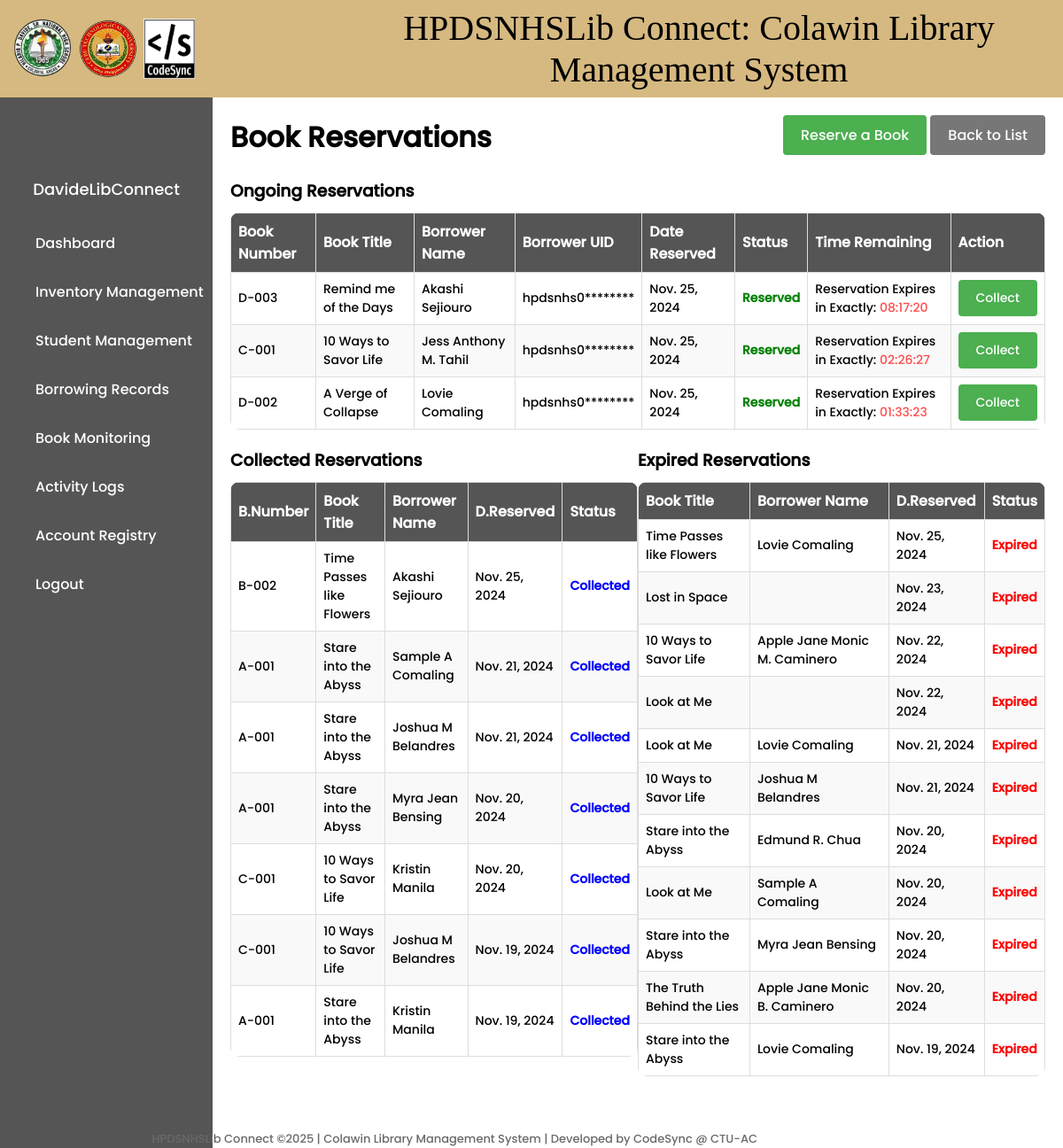
Before: /reservation-list/ (signed in) with the older database file.
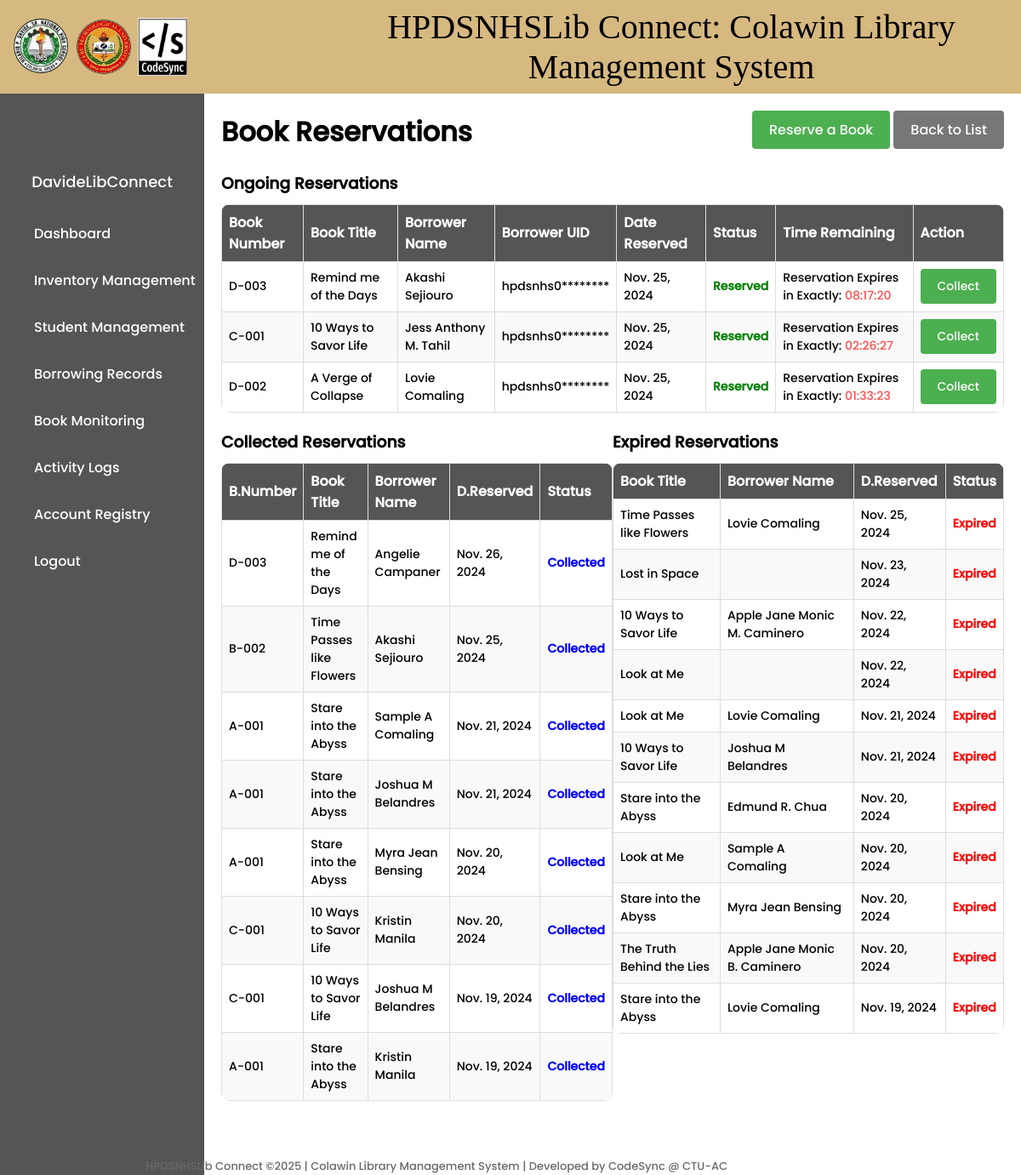
After: the same page with the newer database file.
### library/models.py (models this page shows, shortened)
class CustomUser(AbstractBaseUser, PermissionsMixin):
    HEAD_LIBRARIAN = 'Head Librarian'
    ASSISTANT_LIBRARIAN = 'Assistant Librarian'
    ROLE_CHOICES = (
        ('Head Librarian', 'Head Librarian'),
        ('Assistant Librarian', 'Assistant Librarian'),
    )
    username = models.CharField(max_length=150, unique=True)
    first_name = models.CharField(max_length=30)
    middle_name = models.CharField(max_length=30, blank=True)
    last_name = models.CharField(max_length=30)
    admin_id = models.CharField(max_length=255, unique=True)
    is_staff = models.BooleanField(default=False)
    is_active = models.BooleanField(default=True)
    is_superuser = models.BooleanField(default=False)
    role = models.CharField(max_length=20, choices=ROLE_CHOICES, default='Assistant Librarian')
    qr_code = models.ImageField(upload_to='qr_codes', blank=True, null=True)
    temporary_password = models.CharField(max_length=128, blank=True, null=True)  # New temporary password field
    objects = CustomUserManager()
    USERNAME_FIELD = 'username'
    REQUIRED_FIELDS = ['first_name', 'last_name', 'admin_id']

class BookReservation(models.Model):
    reservation_number = models.AutoField(primary_key=True)
    book_number = models.CharField(max_length=20, blank=True)
    book_title = models.CharField(max_length=200, blank=True)
    author = models.CharField(max_length=200, blank=True)
    borrower_uid_number = models.CharField(max_length=20)
    borrower_name = models.CharField(max_length=100, blank=True)
    reservation_date = models.DateTimeField(auto_now_add=True)
    collected_date = models.DateTimeField(blank=True, null=True)
    due_date = models.DateTimeField(blank=True, null=True)
    librarian_name = models.CharField(max_length=100, blank=True)
    status = models.CharField(max_length=50, default='Reserved')
    penalty = models.CharField(max_length=255, blank=True, null=True)
    def save(self, *args, **kwargs):
        if self.book_number:
            try:
                book = BookInventory.objects.get(book_number=self.book_number)
                self.book_title = book.book_title
                self.author = book.author
            except BookInventory.DoesNotExist:
                self.book_title = ""
                self.author = ""
        if self.borrower_uid_number:
            try:
                borrower = Borrower.objects.get(borrower_uid=self.borrower_uid_number)
                self.borrower_name = borrower.borrower_name
            except Borrower.DoesNotExist:
                self.borrower_name = ""
        if self.reservation_date and timezone.is_naive(self.reservation_date):
            self.reservation_date = timezone.make_aware(self.reservation_date, timezone.get_current_timezone())
        if self.collected_date and timezone.is_naive(self.collected_date):
            self.collected_date = timezone.make_aware(self.collected_date, timezone.get_current_timezone())
        if self.due_date and timezone.is_naive(self.due_date):
            self.due_date = timezone.make_aware(self.due_date, timezone.get_current_timezone())
        super().save(*args, **kwargs)

### library/views.py (the view)
# urls.py: path('reservation-list/', views.reservation_list, name='reservation-list'),
@login_required
def reservation_list(request):
    expire_reservations()
    reservations = BookReservation.objects.all()
    ongoing_reservations = reservations.filter(status='Reserved')
    collected_reservations = reservations.filter(status='Collected').order_by('-reservation_date')
    expired_reservations = reservations.filter(status='Expired')
    for reservation in ongoing_reservations:
        reservation.time_remaining = max(
            timedelta(hours=24) - (timezone.now() - reservation.reservation_date),
            timedelta(0)
        )
    ongoing_reservations = sorted(
        ongoing_reservations,
        key=lambda x: x.reservation_date,
        reverse=True
    )
    expired_reservations = sorted(
        expired_reservations,
        key=lambda x: x.reservation_date,
        reverse=True
    )
    context = {
        'ongoing_reservations': ongoing_reservations,
        'collected_reservations': collected_reservations,
        'expired_reservations': expired_reservations,
    }
    return render(request, 'library/reservation_list.html', context)

### library/templates/library/reservation_list.html (shortened to what this page needs)
{% extends 'main.html' %}
{% load static %}
{% block content %}
<!DOCTYPE html>
<html>
<head>
</head>
<body>
    <div class="main-content">
        <div style="display: flex; flex-direction: row; justify-content: space-between;">
        <h1>Book Reservations</h1>
        <div style="margin-top: 20px;">
        <a href="{% url 'reserve-book' %}" class="btn-back" style="background-color: #4CAF50;">Reserve a Book</a>
        <a href="javascript:void(0);" class="btn-back" onclick="history.back();">Back to List</a>
        </div>
        </div>
        <div class="table-container">
            <div class="table-wrapper" style="width: 100%;">
                <h3 style="margin: 0 0 10px;">Ongoing Reservations</h3>
                <table>
                    <thead>
                        <tr>
                            <th>Book Number</th>
                            <th>Book Title</th>
                            <th>Borrower Name</th>
                            <th>Borrower UID</th>
                            <th>Date Reserved</th>
                            <th>Status</th>
                            <th>Time Remaining</th>
                            <th>Action</th>
                        </tr>
                    </thead>
                    <tbody>
                        {% for reservation in ongoing_reservations %}
                            <tr class="reserved-row">
                                <td>{{ reservation.book_number }}</td>
                                <td>{{ reservation.book_title }}</td>
                                <td>{{ reservation.borrower_name }}</td>
                                <td class="borrower-uid">{{ reservation.borrower_uid_number }}</td>
                                <td>{{ reservation.reservation_date.date }}</td>
                                <td><span class="status reserved">{{ reservation.status }}</span></td>
                                <td>
                                    Reservation Expires in Exactly: <span class="countdown" data-time-remaining="{{ reservation.time_remaining.total_seconds }}" style="color: #ff4d4d;"></span>
                                </td>
                                <td>
                                    <button onclick="openValidationModal('{{ reservation.reservation_number }}')" class="btn-save">
                                        Collect
                                    </button>
                                </td>
                            </tr>
                        {% empty %}
                            <tr>
                                <td colspan="8" style="text-align: center;">No ongoing reservations found.</td>
                            </tr>
                        {% endfor %}
                    </tbody>
                </table>
            </div>
        </div>
        <div class="table-container">
            <div class="table-wrapper" style="width: 50%; float: left;">
                <h3 style="margin: 20px  0 10px;">Collected Reservations</h3>
                <table>
                    <thead>
                        <tr>
                            <th>B.Number</th>
                            <th>Book Title</th>
                            <th>Borrower Name</th>
                            <th>D.Reserved</th>
                            <th>Status</th>
                        </tr>
                    </thead>
                    <tbody>
                        {% for reservation in collected_reservations %}
                            {% if reservation.status == 'Collected' %}
                                <tr class="collected-row">
                                    <td>{{ reservation.book_number }}</td>
                                    <td>{{ reservation.book_title }}</td>
                                    <td>{{ reservation.borrower_name }}</td>
                                    <td>{{ reservation.reservation_date.date }}</td>
                                    <td>
                                        <span class="status collected">{{ reservation.status }}</span>
                                    </td>
                                </tr>
                            {% endif %}
                        {% empty %}
                            <tr>
                                <td colspan="4" style="text-align: center;">No collected reservations found.</td>
                            </tr>
                        {% endfor %}
                    </tbody>
                </table>
            </div>
            <div class="table-wrapper" style="width: 50%; float: left;">
                <h3 style="margin: 20px 0 10px;">Expired Reservations</h3>
                <table>
                    <thead>
                        <tr>
                            <th>Book Title</th>
                            <th>Borrower Name</th>
                            <th>D.Reserved</th>
                            <th>Status</th>
                        </tr>
                    </thead>
                    <tbody>
                        {% for reservation in expired_reservations %}
                            <tr class="cancelled-row">
                                <td>{{ reservation.book_title }}</td>
                                <td>{{ reservation.borrower_name }}</td>
                                <td>{{ reservation.reservation_date.date}}</td>
                                <td><span class="status cancelled">{{ reservation.status }}</span></td>
                            </tr>
                        {% empty %}
                            <tr>
                                <td colspan="5" style="text-align: center;">No expired reservations found.</td>
                            </tr>
                        {% endfor %}
                    </tbody>
                </table>
            </div>
        </div>
    </div>
</body>
</html>
{% endblock %}

### templates/main.html (shortened to what this page needs)
{% load static %}
<!DOCTYPE html>
<html lang="en">
<head>
    <link rel="stylesheet" href="{% static 'styles/main.css' %}">
</head>
<body>
    {% include 'navbar.html' %}
    {% block content %}
    {% endblock %}
</body>
</html>

### templates/navbar.html (shortened to what this page needs)
{% load static %}
{% block content %}
<!DOCTYPE html>
<html lang="en">
<head>
</head>
<body>
    <div class="header">
        <img src="{% static 'images/hpdslogo.png' %}" alt="logo" style="width: 68px; height: 68px; border-radius: 50%; padding-left: 6px; ">
        <img src="{% static 'images/ctu.png' %}" alt="logo" style="width: 68px; height: 68px; border-radius: 50%; padding-left: 6px;">
        <img src="{% static 'images/Codesynlogo.png' %}" alt="logo" style="width: 58px; height: 68px; padding-left: 6px;">
        <p class="title">HPDSNHSLib Connect: Colawin Library Management System</p>
    </div>
    <div class="sidebar" >
        <div class="profile" {% if user.role == 'Head Librarian' or user.role == 'Assistant Librarian' %} style="display: contents;" {% else %} style="display: none;" {% endif %}>
            <div class="profile-pic"></div>
            <div class="username">{{ username }}</div>
        </div>
        <ul class="menu" {% if user.role != 'Head Librarian' and user.role != 'Assistant Librarian' %} style="display: none;" {% endif %}>
            <li><a href="{% url 'home' %}" class="{% if request.resolver_match.url_name == 'home' %}active{% endif %}">Dashboard</a></li>
            {% if user.role == 'Head Librarian' %}
                <li><a href="{% url 'book-list' %}" class="{% if request.resolver_match.url_name == 'book-list' %}active{% endif %}">Inventory Management</a></li>
            {% endif %}
            <li><a href="{% url 'borrower-list' %}" class="{% if request.resolver_match.url_name == 'borrower-list' %}active{% endif %}">Student Management</a></li>
            <li><a href="{% url 'borrow-slip-list' %}" class="{% if request.resolver_match.url_name == 'borrow-slip-list' %}active{% endif %}">Borrowing Records</a></li>
            <li><a href="{% url 'monitor-borrowed-books' %}" class="{% if request.resolver_match.url_name == 'monitor-borrowed-books' %}active{% endif %}">Book Monitoring</a></li>
            <li><a href="{% url 'attendance-list' %}" class="{% if request.resolver_match.url_name == 'attendance-list' %}active{% endif %}">Activity Logs</a></li>
            {% if user.role == 'Head Librarian' %}
                <li><a href="{% url 'register' %}" class="{% if request.resolver_match.url_name == 'register' %}active{% endif %}">Account Registry</a></li>
            {% endif %}
            <li><a href="#" onclick="confirmLogout()">Logout</a></li>
        </ul>
    </div>
    <span class="footer">HPDSNHSLib Connect ©2025 | Colawin Library Management System | Developed by CodeSync @ CTU-AC</span>
</body>
</html>
{% endblock %}

Changed rows visible on the page:
added BookReservation: book_number "D-003", book_title "Remind me of the Days", borrower_name "Angelie Campaner", reservation_date "Nov. 26, 2024", status "Collected", shown under "Collected Reservations"
